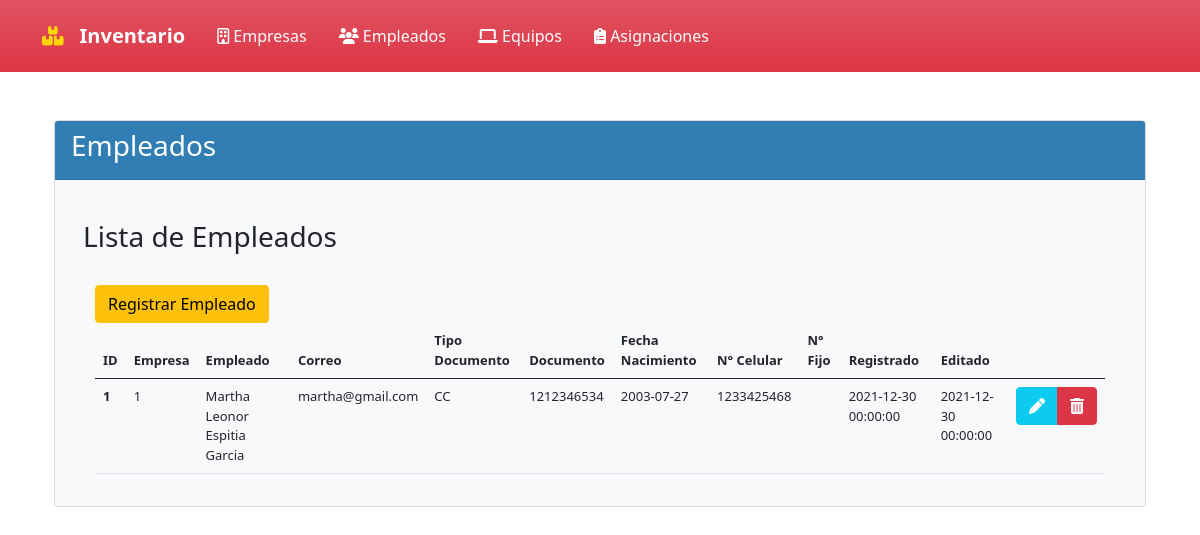
/?controlador=Empleados&accion=Empleados, run on an earlier commit of the app's database.
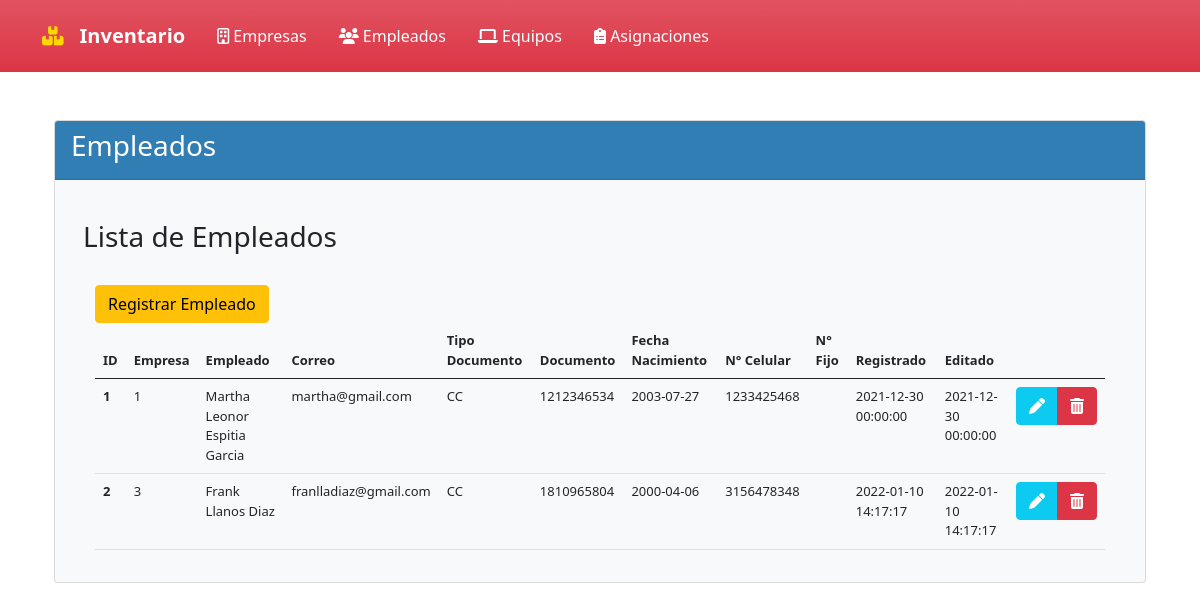
And on a later commit of the database.
### tables this page shows
CREATE TABLE EMPLEADO(
ID_EMPLEADO INT PRIMARY KEY AUTO_INCREMENT NOT NULL,
ID_EMPRESA_FK INT,
NOMBRE_COMPLETO_EMPLEADO VARCHAR (70) NOT NULL,
CORREO_EMPLEADO VARCHAR (30) NOT NULL UNIQUE,
TIPO_DOCUMENTO_EMPLEADO VARCHAR (2) NOT NULL,
NUMERO_DOCUMENTO_EMPLEADO INT (10) NOT NULL UNIQUE ,
FECHA_NACIMIENTO_EMPLEADO DATE NOT NULL,
NUMERO_CELULAR_EMPLEADO CHAR (10) NOT NULL UNIQUE,
NUMERO_FIJO_EMPLEADO VARCHAR (7),
CREATED_AT DATETIME NOT NULL,
UPDATED_AT DATETIME NOT NULL
);

### Index.php (called while the page is built, shortened)
<?php
    require_once("Views/Template.php");
?>

### Controllers/controladorEmpleados.php (called while the page is built, shortened)
<?php
include_once("Models/modeloEmpleados.php");
class controladorEmpleados{
    public function Empleados(){
        $empleados= modeloEmpleados::selectEmpleados();
        include_once("Views/Empleados/Empleados.php");
    }
}
?>

### Router.php (called while the page is built, shortened)
<?php
$controlador = new $objControlador();
$accion = ucfirst($accion);
$controlador->$accion();
?>

### Models/modeloEmpleados.php (called while the page is built, shortened)
<?php
class modeloEmpleados{
    public function __construct(
        $ID_EMPLEADO,
		$ID_EMPRESA_FK,
		$NOMBRE_COMPLETO_EMPLEADO,
		$CORREO_EMPLEADO,
		$TIPO_DOCUMENTO_EMPLEADO,
		$NUMERO_DOCUMENTO_EMPLEADO,
		$FECHA_NACIMIENTO_EMPLEADO,
		$NUMERO_CELULAR_EMPLEADO,
		$NUMERO_FIJO_EMPLEADO,
		$CREATED_AT,
		$UPDATED_AT
        ){
        $this->ID_EMPLEADO=$ID_EMPLEADO;
        $this->ID_EMPRESA_FK=$ID_EMPRESA_FK;
        $this->NOMBRE_COMPLETO_EMPLEADO=$NOMBRE_COMPLETO_EMPLEADO;
        $this->CORREO_EMPLEADO=$CORREO_EMPLEADO;
        $this->TIPO_DOCUMENTO_EMPLEADO=$TIPO_DOCUMENTO_EMPLEADO;
        $this->NUMERO_DOCUMENTO_EMPLEADO=$NUMERO_DOCUMENTO_EMPLEADO;
        $this->FECHA_NACIMIENTO_EMPLEADO=$FECHA_NACIMIENTO_EMPLEADO;
        $this->NUMERO_CELULAR_EMPLEADO=$NUMERO_CELULAR_EMPLEADO;
        $this->CREATED_AT=$CREATED_AT;
        $this->UPDATED_AT=$UPDATED_AT;
    }
    public static function selectEmpleados(){
        $listaEmpleados=[];
        $conexionDB=connectionDB::crearInstancia();
        $sql = $conexionDB->query("SELECT * FROM EMPLEADO");
        foreach($sql->fetchAll() as $empleado){
            $listaEmpleados[]=new modeloEmpleados($empleado['ID_EMPLEADO'],$empleado['ID_EMPRESA_FK'],$empleado['NOMBRE_COMPLETO_EMPLEADO'],$empleado['CORREO_EMPLEADO'],$empleado['TIPO_DOCUMENTO_EMPLEADO'],$empleado['NUMERO_DOCUMENTO_EMPLEADO'],$empleado['FECHA_NACIMIENTO_EMPLEADO'],$empleado['NUMERO_CELULAR_EMPLEADO'],$empleado['NUMERO_FIJO_EMPLEADO'],$empleado['CREATED_AT'],$empleado['UPDATED_AT']);
        };
        return $listaEmpleados;
    }
}
?>

### Views/Empleados/Empleados.php (the view, shortened to what this page needs)
<!doctype html>
<html lang="es">
    <head>
        <link rel="stylesheet" href="https://cdn.jsdelivr.net/npm/bootstrap@5.0.2/dist/css/bootstrap.min.css">
    </head>
    <body>
        <div class="container-sm">
            <br>
            <div class="card text-dark bg-light">
                <div class="card-header" style="background-color:#317EB5; color:#FFFFFF;">
                    <h3 class="card-title">Empleados</h3>
                </div>
                <div class="card-body">
                    <div class="container-sm">
                        <br>
                        <h3>Lista de Empleados</h3>
                        <div class="container">
                            <br>
                            <a name="" id="" class="btn btn-warning" href="?controlador=Empleados&accion=RegistroEmpleado" role="button">Registrar Empleado</a>
                            <br>
                            <table class="table">
                                <thead>
                                    <tr>
                                        <th scope="col" style="font-size: small;"> ID </th>
                                        <th scope="col" style="font-size: small;"> Empresa </th>
                                        <th scope="col" style="font-size: small;"> Empleado </th>
                                        <th scope="col" style="font-size: small;"> Correo </th>
                                        <th scope="col" style="font-size: small;"> Tipo Documento </th>
                                        <th scope="col" style="font-size: small;"> Documento </th>
                                        <th scope="col" style="font-size: small;"> Fecha Nacimiento </th>
                                        <th scope="col" style="font-size: small;"> N° Celular </th>
                                        <th scope="col" style="font-size: small;"> N° Fijo </th>
                                        <th scope="col" style="font-size: small;"> Registrado</th>
                                        <th scope="col" style="font-size: small;"> Editado</th>
                                        <th scope="col" style="font-size: small;"> </th>
                                    </tr>
                                </thead>
                                <tbody>
                                    <?php foreach($empleados as $empleado){?>
                                    <tr>
                                        <th scope="row" style="font-size: small;"><?php echo $empleado->ID_EMPLEADO ?></th>
                                        <td style="font-size: small;"><?php echo $empleado->ID_EMPRESA_FK ?></td>
                                        <td style="font-size: small;"><?php echo $empleado->NOMBRE_COMPLETO_EMPLEADO ?></td>
                                        <td style="font-size: small;"><?php echo $empleado->CORREO_EMPLEADO ?></td>
                                        <td style="font-size: small;"><?php echo $empleado->TIPO_DOCUMENTO_EMPLEADO ?></td>
                                        <td style="font-size: small;"><?php echo $empleado->NUMERO_DOCUMENTO_EMPLEADO ?></td>
                                        <td style="font-size: small;"><?php echo $empleado->FECHA_NACIMIENTO_EMPLEADO ?></td>
                                        <td style="font-size: small;"><?php echo $empleado->NUMERO_CELULAR_EMPLEADO ?></td>
                                        <td style="font-size: small;"><?php echo $empleado->NUMERO_FIJO_EMPLEADO ?></td>
                                        <td style="font-size: small;"><?php echo $empleado->CREATED_AT ?></td>
                                        <td style="font-size: small;"><?php echo $empleado->UPDATED_AT ?></td>
                                        <td>
                                            <div class="btn-group" role="group" aria-label="">
                                                <a href="#" class="btn btn-info"> <i class="fas fa-pen" style="color:#ffffff;"></i> </a>
                                                <a href="?controlador=Empleados&accion=BorrarEmpleados&ID=<?php echo $empleado->ID_EMPLEADO ?>" class="btn btn-danger"> <i class="fas fa-trash-alt" style="color:#ffffff;"></i> </a>
                                            </div>
                                        </td>
                                    </tr>
                                    <?php } ?>
                                </tbody>
                            </table>
                        </div>
                    </div>
                </div>
            </div>
        </div>
    </body>
</html>

### Views/Template.php (shortened to what this page needs)
<!doctype html>
<html lang="es">
    <head>
        <link rel="stylesheet" href="https://cdn.jsdelivr.net/npm/bootstrap@5.0.2/dist/css/bootstrap.min.css">
    </head>
    <body>
        <?php
            require_once('./Views/Components/NavbarGeneral.php');
        ?>
        <div class="container-sm">
            <br>
            <?php include_once("Router.php"); ?>
        </div>
    </body>
</html>

### Views/Components/NavbarGeneral.php (shortened to what this page needs)
<nav class="navbar navbar-expand-lg navbar-dark bg-danger bg-gradient" >
    <div class="container-sm">
        <i class="fas fa-boxes" style="color:#FFD700; font-size: larger;" >
        <a class="navbar-brand " href="<?= URL ?>Index.php"></i>
            <strong>Inventario</strong>
        <div class="collapse navbar-collapse navbar-text" id="navbarNavDropdown">
            <ul class="nav justify-content-center">
                <li class="nav-item">
                    <a class="nav-link active" href="<?= URL ?>?controlador=Empresas&accion=Empresas">
                    <i class="far fa-building"></i>  Empresas
                    </a>
                </li>
                <li class="nav-item">
                    <a class="nav-link active" href="<?= URL ?>?controlador=Empleados&accion=Empleados">
                    <i class="fas fa-users"></i>  Empleados
                </a>
                </li>
                <li class="nav-item">
                    <a class="nav-link active" href="<?= URL ?>?controlador=Computador&accion=Computadores">
                    <i class="fas fa-laptop"></i>  Equipos
                </a>
                </li>
                <li class="nav-item">
                    <a class="nav-link active" href="<?= URL ?>?controlador=Asignaciones&accion=HistorialAsignaciones">
                    <i class="fas fa-clipboard-list"></i> Asignaciones
                    </a>
                </li>
            </ul>
        </div>
    </div>
</nav>

What changed in the data, as far as the page shows it:
added empleado: ID_EMPLEADO "2", ID_EMPRESA_FK "3", NOMBRE_COMPLETO_EMPLEADO "Frank Llanos Diaz", CORREO_EMPLEADO "franlladiaz@gmail.com", TIPO_DOCUMENTO_EMPLEADO "CC", NUMERO_DOCUMENTO_EMPLEADO "1810965804", FECHA_NACIMIENTO_EMPLEADO "2000-04-06", NUMERO_CELULAR_EMPLEADO "3156478348", CREATED_AT "2022-01-10 14:17:17", UPDATED_AT "2022-01-10 14:17:17"
